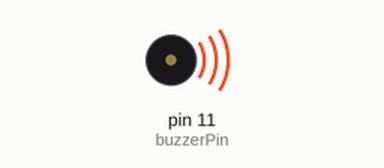
The sketch below on a simulated Arduino Uno, built with avr-gcc and run on an emulated ATmega328P. Shown: buzzer (waves = sounding).

Above: at 0.6 s.
Timing chart, 0 to 5.6 s (numbered marks = the images above):
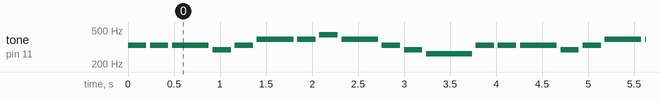

Measured:
- by itself, tone on pin 11 (buzzerPin): plays 330 Hz for 0.20 s, 330 Hz for 0.20 s, 330 Hz for 0.40 s, 294 Hz for 0.20 s, 330 Hz for 0.20 s, 392 Hz for 0.40 s … (361 notes in this stretch)

The sketch:

song.ino
```cpp
const int buzzerPin = 11;

// Notes
#define C4 262
#define D4 294
#define E4 330
#define F4 349
#define G4 392
#define A4 440
#define B4 494
#define C5 523
#define D5 587
#define E5 659

// Simplified melody
int melody[] = {
  E4, E4, E4,
  D4, E4, G4,
  G4, A4, G4,
  E4, D4, C4,

  E4, E4, E4,
  D4, E4, G4,
  G4, A4, B4,
  A4, G4, E4
};

// Note durations in milliseconds
int duration[] = {
  200, 200, 400,
  200, 200, 400,
  200, 200, 400,
  200, 200, 500,

  200, 200, 400,
  200, 200, 400,
  200, 200, 400,
  200, 200, 600
};

void setup() {
  pinMode(buzzerPin, OUTPUT);
}

void loop() {

  for (int i = 0; i < 24; i++) {

    tone(buzzerPin, melody[i], duration[i]);

    delay(duration[i] + 40);

    noTone(buzzerPin);
  }

  delay(1000);
}
```
